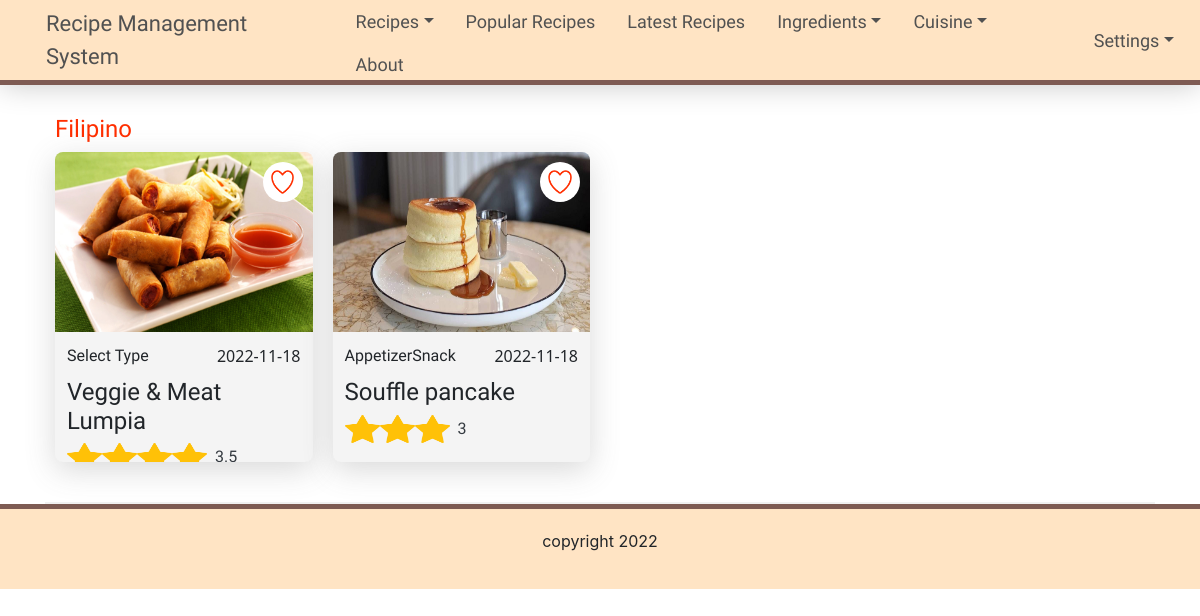
/client/pages/cuisine.php?cuisine=Filipino, run on the app's committed database.
### tables this page shows
CREATE TABLE `recipe_tbl` (
  `recipe_id` int(11) NOT NULL,
  `title` varchar(200) DEFAULT NULL,
  `description` longtext DEFAULT NULL,
  `type` varchar(200) DEFAULT NULL,
  `date_created` date DEFAULT NULL,
  `difficulty_level` varchar(200) DEFAULT NULL,
  `cuisine` varchar(200) DEFAULT NULL,
  `video` varchar(200) DEFAULT NULL,
  `image` varchar(200) DEFAULT NULL,
  `mainIngridients` varchar(200) DEFAULT NULL
);

### client/pages/cuisine.php (the view, shortened to what this page needs)
<?php include "../includes/header.php" ?>
<nav>
    <div class="container">
        <div class="row">
            <div class="nav-container">
                <a class="nav-link" href="../index.php">Recipe Management System</a>
                <ul class="nav">
                    <li class="nav-item dropdown">
                        <a class="nav-link dropdown-toggle" data-toggle="dropdown" href="#" role="button" aria-haspopup="true" aria-expanded="false">Recipes</a>
                    </li>
                    <li class="nav-item">
                        <a class="nav-link" href="popularRecipes.php">Popular Recipes</a>
                    </li>
                    <li class="nav-item">
                        <a class="nav-link" href="latestRecipes.php">Latest Recipes</a>
                    </li>
                    <li class="nav-item">
                        <a class="nav-link dropdown-toggle" data-toggle="dropdown" href="#" role="button" aria-haspopup="true" aria-expanded="false" href="#">Ingredients</a>
                    </li>
                    <li class="nav-item">
                        <a class="nav-link dropdown-toggle" data-toggle="dropdown" href="#" role="button" aria-haspopup="true" aria-expanded="false" href="#">Cuisine</a>
                    </li>
                    <li class="nav-item">
                        <a class="nav-link" href="#">About</a>
                    </li>
                </ul>
                <div class="right-container">
                    <div>
                        <a class="nav-link dropdown-toggle" data-toggle="dropdown" href="#" role="button" aria-haspopup="true" aria-expanded="false" href="#">Settings</a>
                    </div>
                </div>
            </div>
        </div>
    </div>
</nav>
<div class="container">
    <div class="section" id="latest">
        <h1><?= $_GET['cuisine'] ?></h1>
        <div class="boxThumbnail">
            <div class="gridContainer">
                <?php include "../connections/config.php" ?>
                <?php
                if (isset($_GET['cuisine'])) {
                    $cuisine = $_GET['cuisine'];
                    $sql = "SELECT recipe_tbl.`title`, recipe_tbl.`date_created`, recipe_tbl.`cuisine` , recipe_tbl.recipe_id, recipe_tbl.type, recipe_tbl.`description`, comment_tbl.`ratings`, recipe_tbl.`image` FROM recipe_tbl LEFT JOIN comment_tbl ON comment_tbl.`recipe_id` = recipe_tbl.`recipe_id` where recipe_tbl.cuisine = '$cuisine' group by recipe_tbl.recipe_id";
                    $result = $conn->query($sql);
                    if ($result->num_rows > 0) {
                        while ($row = $result->fetch_assoc()) {
                            $sqlRatings = "   SELECT SUM(ratings) as totalRatings, COUNT(comment_id) as ratingID FROM comment_tbl where recipe_id = '$row[recipe_id]' ";
                            $resultRatings = $conn->query($sqlRatings);
                            $rowGlobalRatings = $resultRatings->fetch_assoc();
                ?>
                            <div class="items">
                                <div class="item">
                                    <a href="#">
                                        <div class="badge">
                                            <img src="../../server/assets/images/heart1.png" alt="First slide">
                                        </div>
                                    </a>
                                    <a href="../pages/recipe.php?id=<?= $row['recipe_id'] ?>">
                                        <img class="d-block w-100 image" src="<?= "../../server/uploads/images/$row[image]" ?>" alt="First slide">
                                        <div class="title">
                                            <div class="title-type">
                                                <span><?= $row['type'] ?></span><span class="date"><?= $row['date_created'] ?></span>
                                            </div>
                                            <h4><?= $row['title'] ?></h4>
                                            <div class="d-flex align-items-center">
                                                <?php
                                                if ($rowGlobalRatings['totalRatings'] != 0) { ?>
                                                    <?php for ($ratings = 1; $ratings <= round($rowGlobalRatings['totalRatings']   / $rowGlobalRatings['ratingID']); $ratings++) {
                                                    ?>
                                                        <div style="width: 35px; height: 28px;">
                                                            <img class="d-block w-100 image" src="../../server/uploads/images/star.png " alt="ratings">
                                                        </div>
                                                    <?php     } ?>
                                                    <?php if ($rowGlobalRatings['totalRatings'] != 0) { ?>
                                                        <span class="text-dark pl-2"><?php echo round($rowGlobalRatings['totalRatings']   / $rowGlobalRatings['ratingID'], 1)  ?></span>
                                                    <?php  } else {    ?>
                                                        <span class="text-dark pl-2"></span>
                                                    <?php    }
                                                    ?>
                                                <?php  }
                                                ?>
                                            </div>
                                        </div>
                                    </a>
                                </div>
                            </div>
                <?php  }
                    } else {
                        echo "no records found";
                    }
                }
                ?>
            </div>
        </div>
    </div>
</div>
<?php include "../includes/footer.php" ?>

### client/styles/index.css (style rules this page uses)
html { font-size: 16px; scroll-behavior: smooth; }
.nav-container { width: 100%; height: 80px; display: flex; justify-content: space-between; align-items: center; background-color: bisque; }
.nav-container > a { font-family: "Oleo Script", cursive; color: #515151; font-weight: 500; font-size: 22px; }
nav { background-color: bisque; width: 100%; box-shadow: 0 0 30px #c7c7c7; border-bottom: 5px solid #7e5b53; }
ul { font-family: "Oleo Script", cursive; display: flex; align-items: center; height: 100%; }
ul li { list-style-type: none; }
ul li a { color: #515151; font-weight: 500; font-size: 18px; }
.right-container { display: flex; justify-content: center; align-items: center; height: 100%; }
.right-container a { font-family: "Oleo Script", cursive; color: #515151; font-weight: 500; font-size: 18px; }
.right-container a:first-of-type { margin-right: -20px; }

### client/styles/main.css (style rules this page uses)
.section { padding: 10px; padding-bottom: 40px; margin-top: 20px; position: relative; height: auto; width: 100%; border-bottom: 2px solid rgb(241, 241, 241); }
.section h1 { font-family: "Oleo Script", cursive; color: #ff2f01; font-size: 24px; }
.boxThumbnail { position: relative; width: 100%; }
.gridContainer { display: grid; grid-row-gap: 20px; grid-column-gap: 20px; grid-template-columns: repeat(auto-fill, minmax(220px, 1fr)); }
.gridContainer .items { background-color: #f4f4f4; height: 310px; border-radius: 8px; overflow: hidden; box-shadow: 0 8px 30px rgba(97, 97, 97, 0.24); }
.gridContainer .item .badge { display: flex; justify-content: center; align-items: center; z-index: 99; position: absolute; border-radius: 100%; height: 40px; width: 40px; background-color: white; top: 10px; right: 10px; }
.gridContainer .item .badge img { height: 70%; background-position: center; background-size: contain; }
.gridContainer .item h4 { margin-top: 10px; }
.gridContainer .item { position: relative; height: 180px; }
.gridContainer .item a { text-decoration: none; color: #212529; }
.image { background-repeat: no-repeat; background-size: cover; background-position: center; height: 100%; }
.title { padding: 12px; font-family: "Oleo Script", cursive; }
.title .title-type { display: flex; justify-content: space-between; }
.title .title-type .date { font-family: "Segoe UI", Tahoma, Geneva, Verdana, sans-serif; }

### data on the page
recipe_tbl: image (picture), type "Select Type", date_created "2022-11-18", title "Veggie & Meat Lumpia", ratingID "3.5"
recipe_tbl: image (picture), type "AppetizerSnack", date_created "2022-11-18", title "Souffle pancake", ratingID "3"

### other printed values
$_GET['cuisine'] "Filipino"
